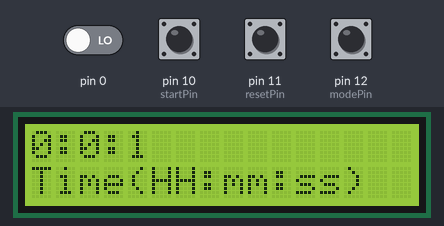
Simulated run of this sketch. Board: Arduino Uno, built with avr-gcc and run on an emulated ATmega328P. On the bench: 16×2 character LCD. The test bench sets the inputs (shaded band); at power-on: pin 10 (startPin), pin 11 (resetPin), pin 12 (modePin) HIGH, pin 0 LOW.

Above: at 1.2 s.
1.3 s: pin 12 (modePin) pulled LOW for 0.15 s
At 3.0 s:
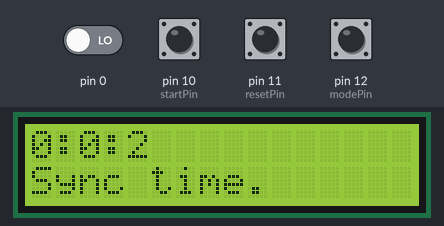
4.4 s: pin 12 (modePin) pulled LOW for 1 s
At 5.7 s:
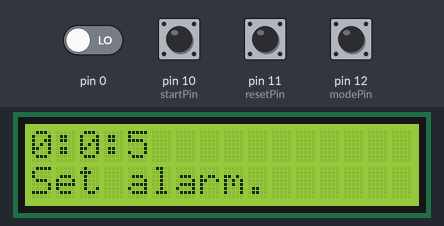
7.3 s: pin 11 (resetPin) pulled LOW for 0.15 s
At 9.2 s:
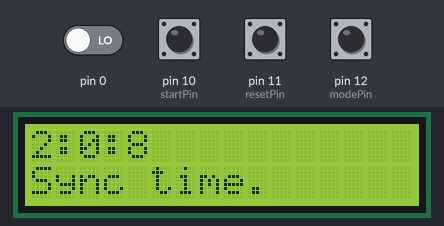
9.4 s: pin 11 (resetPin) pulled LOW for 1 s
At 11.7 s:
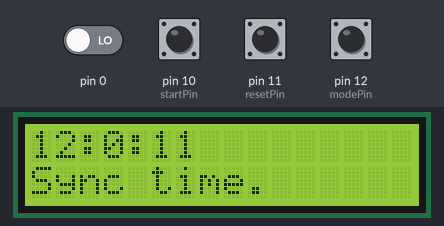
11.9 s: pin 12 (modePin) pulled LOW for 0.15 s
At 12.6 s:
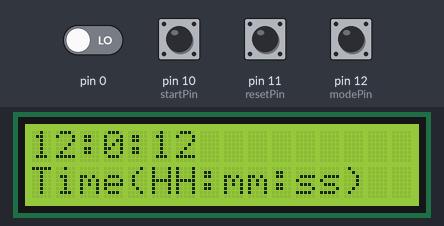
Timing chart, 0 to 14.9 s (numbered marks = the images above; inputs shaded):
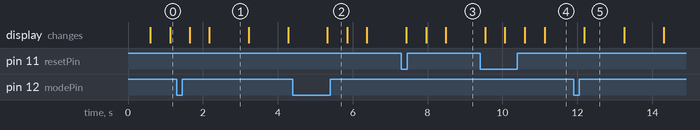

The sketch:

LCD_Clock.ino
```cpp
#include <LiquidCrystal_I2C.h>

class TimeManager;
typedef void (*ElapsedTimeCallback)(const TimeManager*);

enum Mode {
  ShowTime = 0,
  SetAlarm = 1,
  SetTime = 2,
  Default = ShowTime
};

enum TimeSetContext {
  Hour = 0,
  Minute = 1,
};

struct Time {
  short Hour;
  short Minute;
  short Second;
  short Millisecond;

  bool operator==(Time other) {
    return Hour == other.Hour && Minute == other.Minute && Second == other.Second;
  }
};

class TimeManager {
public:
  TimeManager() = default;
  void Init(ElapsedTimeCallback callback, unsigned long long interval) {
    _callback = callback;
    _interval = interval;
  }

  void Tick() {
    _tick += millis() - _lastMills;
    _accumulator += millis() - _lastMills;
    _lastMills = millis();
    if (_accumulator > _interval) {
      _callback(this);
      _accumulator = 0;
    }

    if (_tick > 86399000)
      _tick = 0;
  }

  void SyncTime(const Time& tm) {
    unsigned long long hrMill = tm.Hour * 3600000ull;
    unsigned long long minMill = tm.Minute * 60000ull;
    unsigned long long secMill = tm.Second * 1000ull;
    _tick = hrMill + minMill + secMill + tm.Millisecond;
  }

  Time GetTime() const {
    Time time = {};
    time.Hour = _tick / 3600000;
    time.Minute = (_tick / 60000) % 60;
    time.Second = (_tick / 1000) % 60;
    time.Millisecond = _tick % 1000;
    return time;
  }

private:
  unsigned long long _tick;
  unsigned long long _lastMills;
  unsigned long long _accumulator;
  unsigned long long _interval;
  ElapsedTimeCallback _callback = nullptr;
};

class UserInterface {
public:
  UserInterface(TimeManager* timeManagerPtr, int modePin, int startPin, int resetPin, int lightPin)
    : _mode(Mode::Default), _modeButton(modePin), _startButton(startPin),
      _resetButton(resetPin), _timeManager(timeManagerPtr), _lcd(0x27, 16, 2) {}

  void Init() {
    pinMode(_modeButton, INPUT_PULLUP);
    pinMode(_resetButton, INPUT_PULLUP);
    pinMode(_startButton, INPUT_PULLUP);
    pinMode(_resetButton, INPUT_PULLUP);
    _lcd.init();
  }

  void Render() {
    _lcd.setCursor(0, 0);
    _lcd.clear();

    _lcd.print(_timeManager->GetTime().Hour);
    _lcd.print(":");
    _lcd.print(_timeManager->GetTime().Minute);
    _lcd.print(":");
    _lcd.print(_timeManager->GetTime().Second);

    _lcd.setCursor(0, 1);
    switch (_mode) {
      case ShowTime:
        _lcd.print("Time(HH:mm:ss)");
        break;

      case SetAlarm:
        _lcd.print("Set alarm.");
        break;

      case SetTime:
        _lcd.print("Sync time.");
        break;
    }
  }

  void Update() {
    _timeManager->Tick();
    if (digitalRead(_modeButton) == LOW) {
      _mode++;
      if (_mode > Mode::SetTime)
        _mode = Mode::Default;
    } else if (digitalRead(_resetButton) == LOW && _mode != Mode::ShowTime) {
      _subMode++;
      if (_subMode > TimeSetContext::Minute)
        _subMode = TimeSetContext::Hour;
    } else if (digitalRead(_startButton) == LOW && _mode != Mode::ShowTime) {
      Time tm = _timeManager->GetTime();
      switch (_subMode) {
        case TimeSetContext::Hour:
          tm.Hour += 1;
          break;

        case TimeSetContext::Minute:
          tm.Minute += 1;
          break;
      }
      _timeManager->SyncTime(tm);
    } else if (digitalRead(_lightButton) == LOW) {
      _lcd.backlight();
    }
  }

private:
  int _modeButton;
  int _startButton;
  int _resetButton;
  int _lightButton;
  int _mode;
  int _subMode;
  LiquidCrystal_I2C _lcd;
  TimeManager* _timeManager;
};

int lightPin = 13;
int modePin = 12;
int resetPin = 11;
int startPin = 10;

TimeManager timeManager;
UserInterface ui(&timeManager, modePin, resetPin, startPin, lightPin);

void SecondElapsed(const TimeManager* manager) {
  ui.Render();
}

void setup() {
  timeManager.Init(SecondElapsed, 500);
  ui.Init();
}

void loop() {
  ui.Update();
  delay(100);
}
```

Measured:
- after the input at 1.3 s, the display: first changes after 0.35 s (image 1 shows a later state)
- after the input at 4.4 s, the display: changes after 0.93 s (image 2)
- after the input at 11.9 s, the display: changes after 0.28 s (image 5)
- what the display in image 1 shows lasts 1.0 s, from 2.2 s to 3.2 s
